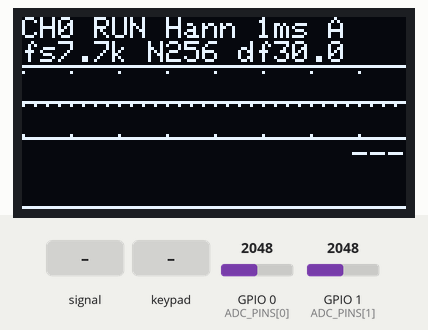
Recording of a sketch running on a simulated ESP32-C6. Shown: 128×64 one-colour display. Wiring (inferred from the names in the program): 4×4 keypad with keys 1 2 3 A 4 5 6 B 7 8 9 C * 0 # D: rows GPIO 18, GPIO 19, GPIO 20, GPIO 21; columns GPIO 22, GPIO 23, GPIO 10, GPIO 11. Inputs (shaded band) come from the test bench; at power-on: GPIO 0 (ADC_PINS[0]) = 2048, GPIO 1 (ADC_PINS[1]) = 2048 (analog values on the 0–4095 scale). What the sketch prints to the serial monitor is not drawn.

Above: at 1.2 s.
1.3 s: GPIO 0 (ADC_PINS[0]) fed a 2 Hz sine of ±1228 counts around its level
At 1.35 s:
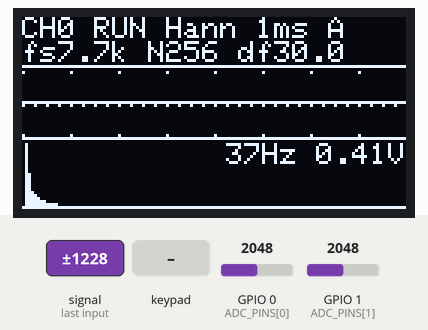
3.0 s: keypad keys 1 8 1 9 2 0 2 1 A pressed 0.4 s apart
At 6.7 s:
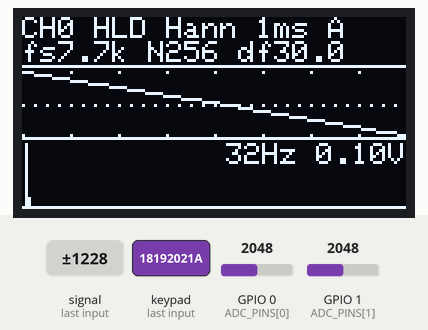
8.1 s: key '1' pressed
At 8.9 s:
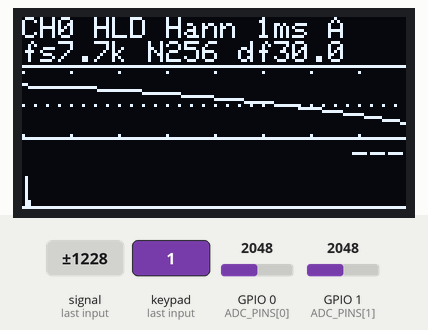
9.6 s: keypad keys 1 8 1 9 2 0 2 1 D pressed 0.4 s apart
At 13.2 s:
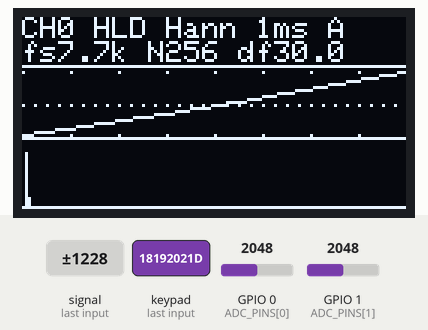
14.7 s: key 'A' pressed
At 14.79 s:
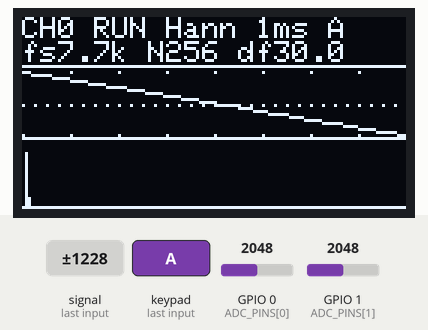
16.4 s: key '6' pressed
At 16.55 s:
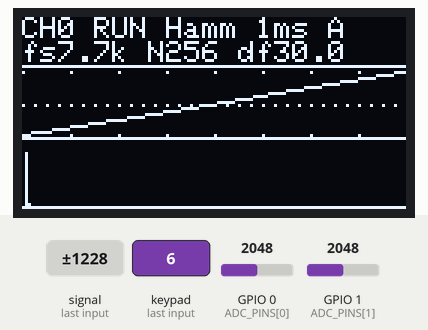

The sketch:

analizador_fft.ino
```cpp
/*
 * TP 3.3 - Visualización temporal y frecuencial en plataforma de cómputo limitado
 * Matemáticas Avanzadas para Ingeniería
 *
 * Plataforma : ESP32-C6 (p. ej. ESP32-C6-DevKitC-1) - RISC-V 160 MHz, 1 núcleo, SIN FPU
 * Pantalla   : OLED SSD1306 128x64, I2C (0x3C)
 * Entrada    : teclado matricial 4x4 (escaneo directo, tarea FreeRTOS con antirrebote)
 * Señales    : 2 canales ADC1 (GPIO0 = CH0, GPIO1 = CH1), 0-3.3 V, bias a 1.65 V
 *
 * Librerías (Gestor de librerías): "Adafruit SSD1306" y "Adafruit GFX Library".
 * Placa: "ESP32C6 Dev Module". Requiere core esp32 de Espressif >= 3.0.0
 * (el C6 no existe en el core 2.x). Si usas el puerto USB nativo de la placa,
 * activa Tools > USB CDC On Boot = Enabled para ver el Serial.
 *
 * NOTA C6: sin FPU, los float se emulan por software (la FFT tarda más que en el
 * ESP32 clásico). Mide t_fft en el CSV. El ADC ADC1 del C6 solo tiene GPIO0-GPIO6.
 *
 * ---------------------------------------------------------------------------
 * RELACIÓN fs - ESCALA DE TIEMPO
 *   La pantalla muestra 128 muestras (8 divisiones x 16 px). Por eso:
 *       t/div = 16 / fs      ->      fs = 16 / (t/div)
 *   Escala nominal   Ts (us)   fs (Hz)    Ventana mostrada
 *      0.5 ms/div       32     31250       4.1 ms
 *      1   ms/div       64     15625       8.2 ms
 *      2   ms/div      128      7812      16.4 ms
 *      5   ms/div      320      3125      41.0 ms
 *   Resolución espectral: df = fs / N.   Frecuencia máxima visible: fs / 2.
 *   La fs REAL se mide en cada captura (si analogRead() es más lento que Ts,
 *   la fs real baja y df, el eje de frecuencia y la barra de estado se ajustan).
 *
 * TECLADO
 *   1,2,(3) : canal CH0, CH1, (CH2)
 *   4       : escala de tiempo   0.5 -> 1 -> 2 -> 5 ms/div
 *   5       : tamaño de FFT      128 -> 256 -> 512
 *   6       : ventana            Rect -> Hann -> Hamm -> Blck
 *   A       : RUN / HOLD
 *   B       : autoescala vertical  A(uto) / F(ija)
 *   C       : vista  TIEMPO+FFT -> solo TIEMPO -> solo FFT
 *   D       : búsqueda de pico ON/OFF (frecuencia y amplitud)
 *   *       : captura única (útil en HOLD)
 *   #       : valores por defecto
 *
 * BARRA DE ESTADO (2 líneas):
 *   CH0 RUN Hann 1ms A          canal, modo, ventana, escala, autoescala (A/F)
 *   fs15.6k N256 df61.0         fs (kHz), N, delta f (Hz)
 *
 * SALIDA SERIAL (115200 bps, CSV) para el reporte: fps, latencia, tiempos, RAM.
 * ---------------------------------------------------------------------------
 */

#include <Arduino.h>
#include <Wire.h>
#include <Adafruit_GFX.h>
#include <Adafruit_SSD1306.h>
#include <math.h>

// ============================== PINES ======================================
#define PIN_SDA 6
#define PIN_SCL 7

static const uint8_t ADC_PINS[] = {0, 1};            // CH0, CH1 (ADC1_CH0, ADC1_CH1)
static const uint8_t NUM_CH = sizeof(ADC_PINS) / sizeof(ADC_PINS[0]);

static const uint8_t ROW_PINS[4] = {18, 19, 20, 21}; // filas  (salidas)
static const uint8_t COL_PINS[4] = {22, 23, 10, 11}; // columnas (entradas, pull-up)
static const char KEYMAP[4][4] = {
  {'1', '2', '3', 'A'},
  {'4', '5', '6', 'B'},
  {'7', '8', '9', 'C'},
  {'*', '0', '#', 'D'}
};

// ============================== PANTALLA ===================================
#define SCREEN_W  128
#define SCREEN_H   64
#define OLED_ADDR 0x3C
// I2C a 800 kHz (si la pantalla muestra basura, bajar a 400000UL)
Adafruit_SSD1306 oled(SCREEN_W, SCREEN_H, &Wire, -1, 800000UL, 800000UL);

// Distribución vertical: [0..15] barra de estado, [18..63] área de gráficas
#define AREA_Y 18
#define AREA_H 46

// ============================== PARÁMETROS =================================
static const uint8_t  NUM_TS = 4;
static const uint32_t TS_US[NUM_TS]     = {32, 64, 128, 320};   // periodo de muestreo
static const char*    TS_NAME[NUM_TS]   = {"0.5", "1", "2", "5"};
static const uint16_t N_LIST[3]         = {128, 256, 512};
static const char*    WIN_NAME[4]       = {"Rect", "Hann", "Hamm", "Blck"};

static const uint16_t N_MAX       = 512;
static const uint16_t TRIG_EXTRA  = 64;     // muestras extra para buscar disparo
static const float    ADC_LSB     = 3.3f / 4095.0f;
static const float    PEAK_MIN_V  = 0.03f;  // por debajo se considera "sin señal"
static const uint8_t  LOG_EVERY   = 5;      // imprimir 1 de cada N cuadros

// ============================== BUFFERS ====================================
static uint16_t raw[N_MAX + TRIG_EXTRA];    // muestras crudas del ADC
static float re[N_MAX], im[N_MAX];          // FFT (re[] contiene |X| tras process())
static float win[N_MAX];                    // coeficientes de ventana
static float cosT[N_MAX / 2], sinT[N_MAX / 2]; // tabla de twiddles

// ============================== ESTADO =====================================
static uint8_t  chIdx = 0, tsIdx = 1, nIdx = 1, winIdx = 1, viewMode = 0;
static bool     running = true, autoScale = true, peakOn = true;
static volatile bool needAcq = true, needRedraw = true;
static uint16_t N = 256, trigIdx = 0;
static float    fsReal = 0, dF = 0, cg = 1.0f, magMax = 0;
static float    peakF = 0, peakA = 0;
static uint16_t peakK = 0;
static bool     peakValid = false;
static float    fps = 0;
static uint32_t tAcqUs = 0, tFftUs = 0, tDrawUs = 0, tTotUs = 0;

static QueueHandle_t keyQ;

// ============================== TECLADO ====================================
static char scanKeypad() {
  char key = 0;
  for (uint8_t r = 0; r < 4; r++) {
    digitalWrite(ROW_PINS[r], LOW);
    delayMicroseconds(10);
    for (uint8_t c = 0; c < 4; c++)
      if (!digitalRead(COL_PINS[c])) key = KEYMAP[r][c];
    digitalWrite(ROW_PINS[r], HIGH);
  }
  return key;
}

// Tarea FreeRTOS (el C6 tiene un solo núcleo): escanea cada 10 ms con antirrebote (3 lecturas iguales)
static void keypadTask(void *) {
  char last = 0, cand = 0;
  uint8_t cnt = 0;
  for (;;) {
    char k = scanKeypad();
    if (k == cand) { if (cnt < 255) cnt++; }
    else           { cand = k; cnt = 0; }
    if (cnt == 2 && cand != last) {
      last = cand;
      if (cand) xQueueSend(keyQ, &cand, 0);
    }
    vTaskDelay(pdMS_TO_TICKS(10));
  }
}

// ============================== FFT ========================================
static void initTwiddles() {
  for (uint16_t k = 0; k < N_MAX / 2; k++) {
    float a = 2.0f * PI * k / N_MAX;
    cosT[k] = cosf(a);
    sinT[k] = sinf(a);
  }
}

// FFT radix-2 decimación en tiempo, in-place, n potencia de 2 (<= N_MAX)
static void fft(float *xr, float *xi, uint16_t n) {
  // reordenamiento por inversión de bits
  for (uint16_t i = 1, j = 0; i < n; i++) {
    uint16_t bit = n >> 1;
    for (; j & bit; bit >>= 1) j ^= bit;
    j ^= bit;
    if (i < j) {
      float t = xr[i]; xr[i] = xr[j]; xr[j] = t;
      t = xi[i]; xi[i] = xi[j]; xi[j] = t;
    }
  }
  // mariposas
  for (uint16_t len = 2; len <= n; len <<= 1) {
    uint16_t half = len >> 1, step = N_MAX / len;
    for (uint16_t i = 0; i < n; i += len) {
      for (uint16_t k = 0; k < half; k++) {
        float wr = cosT[k * step], wi = -sinT[k * step];   // W = e^{-j2pi k/len}
        uint16_t a = i + k, b = a + half;
        float tr = xr[b] * wr - xi[b] * wi;
        float ti = xr[b] * wi + xi[b] * wr;
        xr[b] = xr[a] - tr;  xi[b] = xi[a] - ti;
        xr[a] += tr;         xi[a] += ti;
      }
    }
  }
}

static void buildWindow() {
  float sum = 0;
  for (uint16_t i = 0; i < N; i++) {
    float x = 2.0f * PI * i / (N - 1), w;
    switch (winIdx) {
      case 0:  w = 1.0f; break;                                              // rectangular
      case 1:  w = 0.5f - 0.5f * cosf(x); break;                             // Hann
      case 2:  w = 0.54f - 0.46f * cosf(x); break;                           // Hamming
      default: w = 0.42f - 0.5f * cosf(x) + 0.08f * cosf(2.0f * x); break;   // Blackman
    }
    win[i] = w;
    sum += w;
  }
  cg = sum / N;   // ganancia coherente (para corregir amplitud de picos)
}

// ============================== ADQUISICIÓN ================================
static void acquire() {
  const uint8_t  pin  = ADC_PINS[chIdx];
  const uint32_t Ts   = TS_US[tsIdx];
  const uint16_t ncap = N + TRIG_EXTRA;
  uint32_t t0 = micros(), next = t0, tl = t0;
  for (uint16_t i = 0; i < ncap; i++) {
    while ((int32_t)(micros() - next) < 0) { }   // espera activa hasta la siguiente muestra
    tl = micros();
    raw[i] = analogRead(pin);
    next += Ts;
  }
  // fs real: (ncap-1) intervalos entre la primera y la última muestra
  fsReal = (ncap - 1) * 1e6f / (float)(tl - t0);
  dF = fsReal / N;
}

// ============================== PROCESAMIENTO ==============================
static void process() {
  // media (componente DC) y disparo en flanco ascendente sobre la media
  float mean = 0;
  for (uint16_t i = 0; i < N; i++) mean += raw[i];
  mean /= N;

  trigIdx = 0;
  for (uint16_t i = 1; i < TRIG_EXTRA; i++) {
    if (raw[i - 1] < mean && raw[i] >= mean) { trigIdx = i; break; }
  }

  // quitar DC, aplicar ventana, FFT
  for (uint16_t i = 0; i < N; i++) {
    re[i] = (raw[i] - mean) * ADC_LSB * win[i];
    im[i] = 0;
  }
  fft(re, im, N);

  // |X| escalado a amplitud pico (V) de una senoidal: 2|X| / (N * ganancia coherente)
  const uint16_t nb = N / 2;
  const float sc = 2.0f / (N * cg);
  re[0] = 0;
  magMax = 0;
  uint16_t kp = 1;
  for (uint16_t k = 1; k < nb; k++) {
    re[k] = sqrtf(re[k] * re[k] + im[k] * im[k]) * sc;
    if (re[k] > magMax) { magMax = re[k]; kp = k; }
  }

  // búsqueda de pico con interpolación parabólica
  peakValid = false;
  if (magMax > PEAK_MIN_V && kp >= 1 && kp < nb - 1) {
    float a = re[kp - 1], b = re[kp], c = re[kp + 1];
    float den = a - 2.0f * b + c;
    float d = (fabsf(den) > 1e-9f) ? 0.5f * (a - c) / den : 0.0f;
    if (d > 0.5f) d = 0.5f;
    if (d < -0.5f) d = -0.5f;
    peakF = (kp + d) * dF;
    peakA = b - 0.25f * (a - c) * d;
    peakK = kp;
    peakValid = true;
  }
}

// ============================== DIBUJO =====================================
static void drawStatus() {
  char b[28];
  oled.setTextSize(1);
  oled.setTextColor(SSD1306_WHITE);
  snprintf(b, sizeof b, "CH%d %s %s %sms %c", chIdx, running ? "RUN" : "HLD",
           WIN_NAME[winIdx], TS_NAME[tsIdx], autoScale ? 'A' : 'F');
  oled.setCursor(0, 0);
  oled.print(b);
  snprintf(b, sizeof b, "fs%.1fk N%d df%.1f", fsReal / 1000.0f, N, dF);
  oled.setCursor(0, 8);
  oled.print(b);
  oled.drawFastHLine(0, 16, SCREEN_W, SSD1306_WHITE);
}

static void drawTime(int y0, int h) {
  const uint16_t *s = &raw[trigIdx];
  int mn = 0, mx = 4095;
  if (autoScale) {
    mn = 4095; mx = 0;
    for (uint8_t i = 0; i < SCREEN_W; i++) {
      if (s[i] < mn) mn = s[i];
      if (s[i] > mx) mx = s[i];
    }
    if (mx - mn < 64) {                // evitar ampliar ruido en exceso
      int c = (mx + mn) / 2;
      mn = (c > 32) ? c - 32 : 0;
      mx = mn + 64;
    }
  }
  float k = (h - 1) / (float)(mx - mn);

  // retícula: línea central punteada y marcas cada división (16 px)
  for (uint8_t x = 0; x < SCREEN_W; x += 4) oled.drawPixel(x, y0 + h / 2, SSD1306_WHITE);
  for (uint8_t x = 0; x < SCREEN_W; x += 16) {
    oled.drawPixel(x, y0, SSD1306_WHITE);
    oled.drawPixel(x, y0 + h - 1, SSD1306_WHITE);
  }

  int py = 0;
  for (uint8_t x = 0; x < SCREEN_W; x++) {
    int v = s[x];
    if (v < mn) v = mn;
    if (v > mx) v = mx;
    int y = y0 + h - 1 - (int)((v - mn) * k + 0.5f);
    if (x > 0) oled.drawLine(x - 1, py, x, y, SSD1306_WHITE);
    py = y;
  }
}

// Eje X: 0 ... fs/2 repartido en 128 px. Eje Y: |X| lineal (V pico).
static void drawSpec(int y0, int h) {
  const uint16_t nb = N / 2;
  float smax = autoScale ? (magMax * 1.1f > 0.05f ? magMax * 1.1f : 0.05f) : 1.65f;

  for (uint8_t x = 0; x < SCREEN_W; x++) {
    uint16_t b0 = (uint16_t)x * nb / SCREEN_W;
    uint16_t b1 = (uint16_t)(x + 1) * nb / SCREEN_W;
    if (b1 <= b0) b1 = b0 + 1;
    float m = 0;
    for (uint16_t b = b0; b < b1; b++) if (re[b] > m) m = re[b];
    int hh = (int)(m / smax * (h - 1) + 0.5f);
    if (hh > h - 1) hh = h - 1;
    if (hh > 0) oled.drawFastVLine(x, y0 + h - hh, hh, SSD1306_WHITE);
  }
  oled.drawFastHLine(0, y0 + h - 1, SCREEN_W, SSD1306_WHITE);

  if (peakOn) {
    char b[24];
    if (!peakValid)              snprintf(b, sizeof b, "---");
    else if (peakF >= 1000.0f)   snprintf(b, sizeof b, "%.2fkHz %.2fV", peakF / 1000.0f, peakA);
    else                         snprintf(b, sizeof b, "%.0fHz %.2fV", peakF, peakA);
    int w = 6 * strlen(b);
    oled.fillRect(SCREEN_W - w - 1, y0, w + 1, 8, SSD1306_BLACK);
    oled.setCursor(SCREEN_W - w, y0);
    oled.print(b);
    if (peakValid) {                    // marcador sobre el pico
      int px = (int)peakK * SCREEN_W / nb;
      oled.drawFastVLine(px, y0, 3, SSD1306_WHITE);
    }
  }
}

static void draw() {
  oled.clearDisplay();
  drawStatus();
  switch (viewMode) {
    case 0:   // TIEMPO + FFT
      drawTime(AREA_Y, 22);
      oled.drawFastHLine(0, 40, SCREEN_W, SSD1306_WHITE);
      drawSpec(42, 22);
      break;
    case 1:   // solo TIEMPO
      drawTime(AREA_Y, AREA_H);
      break;
    default:  // solo FFT
      drawSpec(AREA_Y, AREA_H);
      break;
  }
  oled.display();
}

// ============================== TECLAS =====================================
static void resetDefaults() {
  chIdx = 0; tsIdx = 1; nIdx = 1; winIdx = 1; viewMode = 0;
  running = true; autoScale = true; peakOn = true;
  N = N_LIST[nIdx];
  buildWindow();
  needAcq = true;
}

static void handleKey(char k) {
  switch (k) {
    case '1': case '2': case '3': {
      uint8_t c = k - '1';
      if (c < NUM_CH) { chIdx = c; needAcq = true; }
      break;
    }
    case '4': tsIdx = (tsIdx + 1) % NUM_TS; needAcq = true; break;
    case '5': nIdx = (nIdx + 1) % 3; N = N_LIST[nIdx]; buildWindow(); needAcq = true; break;
    case '6': winIdx = (winIdx + 1) % 4; buildWindow(); needRedraw = true; break;
    case 'A': running = !running; needRedraw = true; break;
    case 'B': autoScale = !autoScale; needRedraw = true; break;
    case 'C': viewMode = (viewMode + 1) % 3; needRedraw = true; break;
    case 'D': peakOn = !peakOn; needRedraw = true; break;
    case '*': needAcq = true; break;
    case '#': resetDefaults(); break;
    default: break;
  }
}

// ============================== SETUP / LOOP ===============================
void setup() {
  Serial.begin(115200);

  analogReadResolution(12);
  for (uint8_t i = 0; i < NUM_CH; i++) {
    pinMode(ADC_PINS[i], INPUT);
    analogSetPinAttenuation(ADC_PINS[i], ADC_11db);   // rango ~0-3.3 V
  }

  for (uint8_t r = 0; r < 4; r++) { pinMode(ROW_PINS[r], OUTPUT); digitalWrite(ROW_PINS[r], HIGH); }
  for (uint8_t c = 0; c < 4; c++) pinMode(COL_PINS[c], INPUT_PULLUP);

  Wire.begin(PIN_SDA, PIN_SCL);
  if (!oled.begin(SSD1306_SWITCHCAPVCC, OLED_ADDR)) {
    Serial.println("ERROR: SSD1306 no encontrada (revisar SDA/SCL/direccion)");
    for (;;) delay(1000);
  }
  oled.setTextWrap(false);
  oled.clearDisplay();
  oled.display();

  initTwiddles();
  N = N_LIST[nIdx];
  buildWindow();

  keyQ = xQueueCreate(8, sizeof(char));
  xTaskCreate(keypadTask, "keypad", 2048, NULL, 1, NULL);

  Serial.printf("# Heap total=%u B, libre=%u B (RAM estatica: ver reporte de compilacion)\n",
                ESP.getHeapSize(), ESP.getFreeHeap());
  Serial.println("t_ms,canal,fs_Hz,N,df_Hz,pico_Hz,pico_V,fps,t_adq_ms,t_fft_ms,t_pant_ms,latencia_ms,heap_usado_pct");
}

void loop() {
  // 1) atender teclas
  char k;
  while (xQueueReceive(keyQ, &k, 0) == pdTRUE) handleKey(k);

  // 2) ¿hay algo que hacer?
  bool acq = running || needAcq;
  if (!acq && !needRedraw) { delay(5); return; }

  static uint32_t lastStart = 0;
  static uint8_t  logCnt = 0;
  uint32_t t0 = micros();

  if (running && lastStart && (t0 - lastStart) < 1000000UL) {
    float inst = 1e6f / (float)(t0 - lastStart);
    fps = (fps == 0) ? inst : 0.8f * fps + 0.2f * inst;
  }
  lastStart = t0;

  needAcq = false;
  needRedraw = false;

  if (acq) acquire();
  uint32_t t1 = micros();
  process();
  uint32_t t2 = micros();
  draw();
  uint32_t t3 = micros();

  tAcqUs = t1 - t0; tFftUs = t2 - t1; tDrawUs = t3 - t2; tTotUs = t3 - t0;

  // 3) registro por Serial (CSV)
  if (running && ++logCnt >= LOG_EVERY) {
    logCnt = 0;
    float heapPct = 100.0f * (1.0f - (float)ESP.getFreeHeap() / (float)ESP.getHeapSize());
    Serial.printf("%lu,%d,%.1f,%d,%.2f,%.2f,%.3f,%.1f,%.1f,%.2f,%.1f,%.1f,%.1f\n",
                  millis(), chIdx, fsReal, N, dF,
                  peakValid ? peakF : 0.0f, peakValid ? peakA : 0.0f,
                  fps, tAcqUs / 1000.0f, tFftUs / 1000.0f, tDrawUs / 1000.0f,
                  tTotUs / 1000.0f, heapPct);
  }
}
```

Measured:
- after the input at 1.3 s, the display: changes after 0.05 s (image 1)
- after the input at 3.0 s, the display: first differs from a run without the input after 1.7 s (image 2 shows a later state)
- after the input at 8.1 s, the display: changes after 0.10 s (image 3)
- after the input at 9.6 s, the display: first changes after 0.10 s (image 4 shows a later state)
- after the input at 14.7 s, the display: changes after 0.09 s (image 5)
- after the input at 16.4 s, the display: first differs from a run without the input after 0.15 s (image 6)
